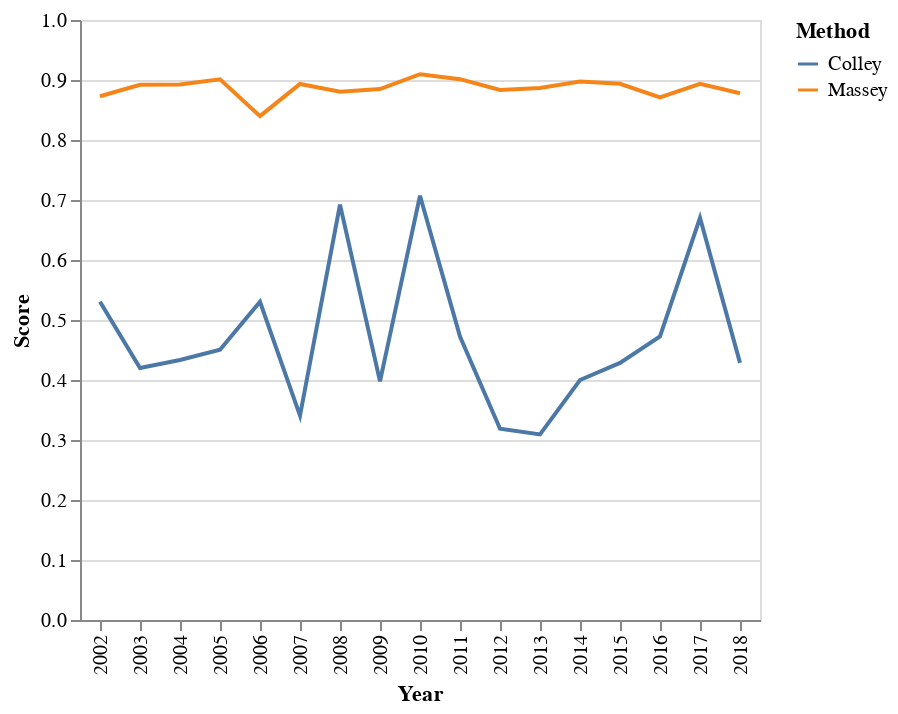

Notebook source saved alongside this figure:
### Code cell
import altair as alt
alt.Chart(predictability).mark_line().encode(
    x='Year',
    y='Score',
    color='Method'
)

### Figure 1 — Vega-Lite specification as saved in the notebook (floating-point values rounded to 4 significant figures)
{"config": {"view": {"continuousWidth": 400, "continuousHeight": 300}}, "data": {"name": "data-82d13352b569372ed2e6059cd9f8a504"}, "mark": "line", "encoding": {"color": {"type": "nominal", "field": "Method"}, "x": {"type": "nominal", "field": "Year"}, "y": {"type": "quantitative", "field": "Score"}}, "$schema": "https://vega.github.io/schema/vega-lite/v4.8.1.json", "datasets": {"data-82d13352b569372ed2e6059cd9f8a504": [{"Year": "2002", "Score": 0.873, "Method": "Massey", "Parameters": "('all', 'madness'),dt=2,st=3,iw=0.5"}, {"Year": "2002", "Score": 0.5304, "Method": "Colley", "Parameters": "('all', 'madness'),dt=2,st=3,iw=0.5"}, {"Year": "2003", "Score": 0.892, "Method": "Massey", "Parameters": "('all', 'madness'),dt=2,st=3,iw=0.5"}, {"Year": "2003", "Score": 0.4199, "Method": "Colley", "Parameters": "('all', 'madness'),dt=2,st=3,iw=0.5"}, {"Year": "2004", "Score": 0.8926, "Method": "Massey", "Parameters": "('all', 'madness'),dt=2,st=3,iw=0.5"}, {"Year": "2004", "Score": 0.4333, "Method": "Colley", "Parameters": "('all', 'madness'),dt=2,st=3,iw=0.5"}, {"Year": "2005", "Score": 0.9011, "Method": "Massey", "Parameters": "('all', 'madness'),dt=2,st=3,iw=0.5"}, {"Year": "2005", "Score": 0.4505, "Method": "Colley", "Parameters": "('all', 'madness'),dt=2,st=3,iw=0.5"}, {"Year": "2006", "Score": 0.8397, "Method": "Massey", "Parameters": "('all', 'madness'),dt=2,st=3,iw=0.5"}, {"Year": "2006", "Score": 0.5304, "Method": "Colley", "Parameters": "('all', 'madness'),dt=2,st=3,iw=0.5"}, {"Year": "2007", "Score": 0.8934, "Method": "Massey", "Parameters": "('all', 'madness'),dt=2,st=3,iw=0.5"}, {"Year": "2007", "Score": 0.3407, "Method": "Colley", "Parameters": "('all', 'madness'),dt=2,st=3,iw=0.5"}, {"Year": "2008", "Score": 0.8806, "Method": "Massey", "Parameters": "('all', 'madness'),dt=2,st=3,iw=0.5"}, {"Year": "2008", "Score": 0.6923, "Method": "Colley", "Parameters": "('all', 'madness'),dt=2,st=3,iw=0.5"}, {"Year": "2009", "Score": 0.885, "Method": "Massey", "Parameters": "('all', 'madness'),dt=2,st=3,iw=0.5"}, {"Year": "2009", "Score": 0.3978, "Method": "Colley", "Parameters": "('all', 'madness'),dt=2,st=3,iw=0.5"}, {"Year": "2010", "Score": 0.9096, "Method": "Massey", "Parameters": "('all', 'madness'),dt=2,st=3,iw=0.5"}, {"Year": "2010", "Score": 0.7072, "Method": "Colley", "Parameters": "('all', 'madness'),dt=2,st=3,iw=0.5"}, {"Year": "2011", "Score": 0.9014, "Method": "Massey", "Parameters": "('all', 'madness'),dt=2,st=3,iw=0.5"}, {"Year": "2011", "Score": 0.4725, "Method": "Colley", "Parameters": "('all', 'madness'),dt=2,st=3,iw=0.5"}, {"Year": "2012", "Score": 0.8833, "Method": "Massey", "Parameters": "('all', 'madness'),dt=2,st=3,iw=0.5"}, {"Year": "2012", "Score": 0.3187, "Method": "Colley", "Parameters": "('all', 'madness'),dt=2,st=3,iw=0.5"}, {"Year": "2013", "Score": 0.8865, "Method": "Massey", "Parameters": "('all', 'madness'),dt=2,st=3,iw=0.5"}, {"Year": "2013", "Score": 0.3094, "Method": "Colley", "Parameters": "('all', 'madness'),dt=2,st=3,iw=0.5"}, {"Year": "2014", "Score": 0.8975, "Method": "Massey", "Parameters": "('all', 'madness'),dt=2,st=3,iw=0.5"}, {"Year": "2014", "Score": 0.4, "Method": "Colley", "Parameters": "('all', 'madness'),dt=2,st=3,iw=0.5"}, {"Year": "2015", "Score": 0.8936, "Method": "Massey", "Parameters": "('all', 'madness'),dt=2,st=3,iw=0.5"}, {"Year": "2015", "Score": 0.4286, "Method": "Colley", "Parameters": "('all', 'madness'),dt=2,st=3,iw=0.5"}, {"Year": "2016", "Score": 0.8709, "Method": "Massey", "Parameters": "('all', 'madness'),dt=2,st=3,iw=0.5"}, {"Year": "2016", "Score": 0.4725, "Method": "Colley", "Parameters": "('all', 'madness'),dt=2,st=3,iw=0.5"}, {"Year": "2017", "Score": 0.8938, "Method": "Massey", "Parameters": "('all', 'madness'),dt=2,st=3,iw=0.5"}, {"Year": "2017", "Score": 0.6703, "Method": "Colley", "Parameters": "('all', 'madness'),dt=2,st=3,iw=0.5"}, {"Year": "2018", "Score": 0.878, "Method": "Massey", "Parameters": "('all', 'madness'),dt=2,st=3,iw=0.5"}, {"Year": "2018", "Score": 0.4286, "Method": "Colley", "Parameters": "('all', 'madness'),dt=2,st=3,iw=0.5"}]}}
